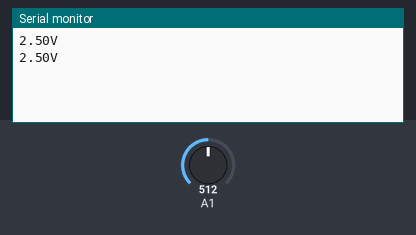
A sketch run on a simulated Arduino Mega 2560, built with avr-gcc and run on an emulated ATmega2560. Shown: the last lines printed to the serial monitor. The test bench sets the inputs (shaded band); at power-on: A1 = 512.

Above: at 1.8 s.
1.9 s: A1 set to 716
At 2.8 s:
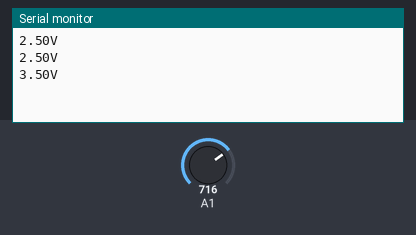
3.4 s: A1 set to 900
At 4.8 s:
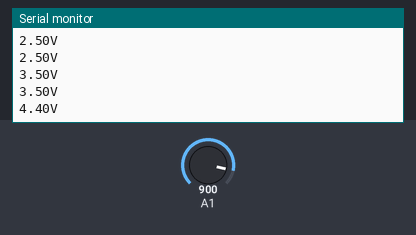
Timing chart, 0 to 6.4 s (numbered marks = the images above; inputs shaded):
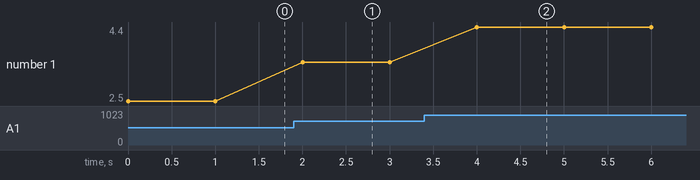

Measured:
- after the input at 1.9 s, the serial monitor: prints a new line after 0.10 s (image 1)
- after the input at 3.4 s, the serial monitor: prints a new line after 0.60 s (image 2)
- plotted number 1: 2.5 → 3.5 after the input at 1.9 s, 3.5 → 4.4 after the input at 3.4 s

The sketch:

Voltmeter.ino
```cpp
void setup(){
  Serial.begin(115200);
}


// for using the arduino mega (or another board) as a voltemeter
void CheckVoltage(){

  // Print the value received on analog pin 1 after converting it to volts
  Serial.print(analogRead(A1) * (5.0/1023.0));
  Serial.println(F("V"));
  delay(1000);
}


void loop(){
  CheckVoltage();
}
```
